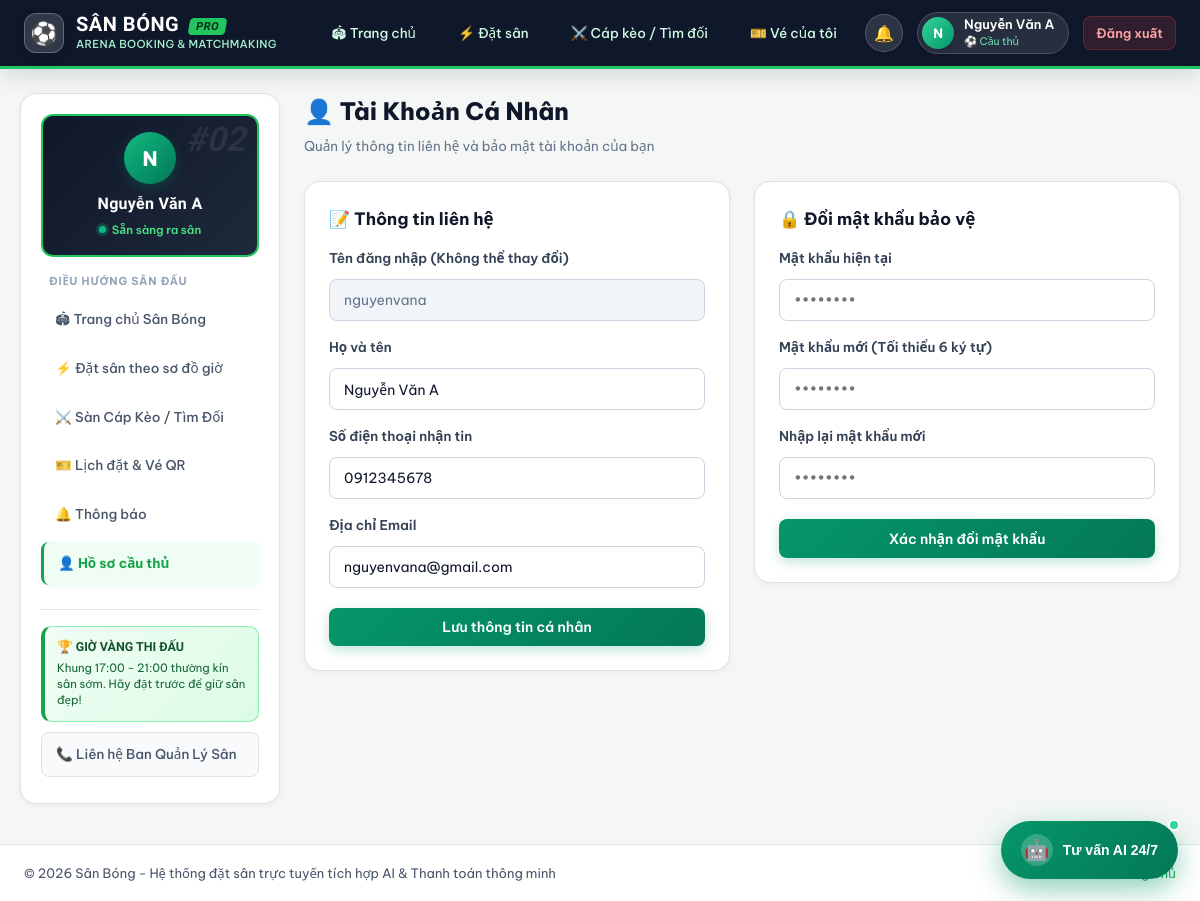
The app's page /user/profile.php (signed in) with its own data.
### tables this page shows
CREATE TABLE users (
 id INT UNSIGNED AUTO_INCREMENT PRIMARY KEY,
 username VARCHAR(60) NOT NULL UNIQUE,
 password VARCHAR(255) NOT NULL,
 full_name VARCHAR(120) NOT NULL,
 phone VARCHAR(30) NOT NULL DEFAULT '',
 email VARCHAR(160) NOT NULL UNIQUE,
 role ENUM('user','admin') NOT NULL DEFAULT 'user',
 status ENUM('active','locked') NOT NULL DEFAULT 'active',
 created_at TIMESTAMP NOT NULL DEFAULT CURRENT_TIMESTAMP
);

### includes/auth.php (called while the page is built, shortened)
<?php
require_once __DIR__ . '/../config/database.php';
function e($s) {
    return htmlspecialchars((string)$s, ENT_QUOTES, 'UTF-8');
}
function project_base() {
    static $base = null;
    if ($base === null) {
        $folder = basename(dirname(__DIR__));
        $base   = '/' . $folder . '/';
    }
    return $base;
}
function current_user() {
    global $pdo;
    $stmt = $pdo->prepare("SELECT * FROM users WHERE id = ? AND status = 'active'");
    $stmt->execute([$_SESSION['uid']]);
    $user = $stmt->fetch();
    return $user;
}
function require_login() {
    $user = current_user();
    return $user;
}

### user/profile.php (the view, shortened to what this page needs)
<?php
require_once '../includes/auth.php';
$u = require_login();
$active = 'prof';
include '../includes/header.php';
?>
<div style="margin-bottom:24px">
  <h2 style="margin:0 0 6px;font-size:24px;font-weight:800;color:#0f172a">👤 Tài Khoản Cá Nhân</h2>
  <small style="font-size:13.5px;color:#64748b">Quản lý thông tin liên hệ và bảo mật tài khoản của bạn</small>
</div>
<div style="display:grid;grid-template-columns:1fr 1fr;gap:24px;align-items:start">
  <div class="box">
    <h3 style="margin:0 0 16px;font-size:17px;color:#0f172a;display:flex;align-items:center;gap:8px">
      📝 Thông tin liên hệ
    </h3>
    <form method="post" class="form" style="max-width:100%">
      <label>Tên đăng nhập (Không thể thay đổi)</label>
      <input value="<?=e($u['username'])?>" disabled>
      <label>Họ và tên</label>
      <input name="full_name" required value="<?=e($u['full_name'])?>">
      <label>Số điện thoại nhận tin</label>
      <input name="phone" required value="<?=e($u['phone'])?>">
      <label>Địa chỉ Email</label>
      <input type="email" name="email" required value="<?=e($u['email'])?>">
      <button class="btn" style="margin-top:20px;width:100%" type="submit">Lưu thông tin cá nhân</button>
    </form>
  </div>
  <div class="box">
    <h3 style="margin:0 0 16px;font-size:17px;color:#0f172a;display:flex;align-items:center;gap:8px">
      🔒 Đổi mật khẩu bảo vệ
    </h3>
    <form method="post" class="form" style="max-width:100%">
      <label>Mật khẩu hiện tại</label>
      <input type="password" name="old" placeholder="••••••••" required>
      <label>Mật khẩu mới (Tối thiểu 6 ký tự)</label>
      <input type="password" name="new" placeholder="••••••••" required>
      <label>Nhập lại mật khẩu mới</label>
      <input type="password" name="new2" placeholder="••••••••" required>
      <button class="btn" style="margin-top:20px;width:100%" type="submit">Xác nhận đổi mật khẩu</button>
    </form>
  </div>
</div>
<?php include '../includes/footer.php'; ?>

### includes/header.php (shortened to what this page needs)
<?php
$base = project_base();
$unread_count = 0;
if (!empty($u['id']) && isset($pdo)) {
  $stmt_n = $pdo->prepare("SELECT COUNT(*) FROM notifications WHERE user_id=? AND is_read=0");
  $stmt_n->execute([$u['id']]);
  $unread_count = (int)$stmt_n->fetchColumn();
}
$open_matches_count = 0;
if (isset($pdo)) {
  try {
    $open_matches_count = (int)$pdo->query("SELECT COUNT(*) FROM match_requests WHERE status='open' AND match_date>=CURDATE()")->fetchColumn();
  } catch (Exception $e) {}
}
?><!DOCTYPE html>
<html lang="vi">
<head>
  <link rel="stylesheet" href="<?=$base?>assets/css/style.css">
</head>
<body class="user-portal">
<header class="topbar">
  <div class="topbar-container">
    <a class="brand" href="<?=$base?>index.php">
      <div class="brand-icon">⚽</div>
      <div>
        <b>SÂN BÓNG <span class="sport-badge-inline">PRO</span></b>
        <small>ARENA BOOKING & MATCHMAKING</small>
      </div>
    </a>
    <div class="tb-right">
      <a class="nav-item" href="<?=$base?>index.php">🏟 Trang chủ</a>
      <a class="nav-item <?=($active??'')==='book'?'active':''?>" href="<?=$base?>user/booking.php">⚡ Đặt sân</a>
      <a class="nav-item <?=($active??'')==='match'?'active':''?>" href="<?=$base?>user/matchmaking.php">
        ⚔️ Cáp kèo / Tìm đối
      </a>
      <a class="nav-item <?=($active??'')==='mine'?'active':''?>" href="<?=$base?>user/my-bookings.php">🎫 Vé của tôi</a>
      <?php if($u): ?>
        <a class="btn-noti" href="<?=$base?>user/notifications.php" title="Thông báo">
          🔔
        </a>
        <div class="user-chip">
          <span class="avatar"><?=e(mb_substr($u['full_name'],0,1))?></span>
          <div class="user-meta">
            <span class="uname"><?=e($u['full_name'])?></span>
            <small class="urole">⚽ Cầu thủ</small>
          </div>
        </div>
        <a class="lnk-logout" href="<?=$base?>logout.php" onclick="return confirm('Bạn chắc chắn muốn đăng xuất?')">Đăng xuất</a>
      <?php else: ?>
        <a class="btn-login" href="<?=$base?>login.php">Đăng nhập →</a>
      <?php endif; ?>
    </div>
  </div>
</header>
<div class="layout one">
  <nav class="side">
    <div class="side-user-card">
      <div class="side-jersey-num">#<?=!empty($u['id']) ? str_pad((string)($u['id'] % 99), 2, '0', STR_PAD_LEFT) : '10'?></div>
      <div class="side-avatar"><?=e(mb_substr($u['full_name']??'U',0,1))?></div>
      <div class="side-name"><?=e($u['full_name']??'Khách thăm sân')?></div>
      <div class="side-status"><span class="pulse-dot"></span> Sẵn sàng ra sân</div>
    </div>
    <div class="side-menu-group">ĐIỀU HƯỚNG SÂN ĐẤU</div>
    <?php
    $nav_items = [
      'home'  => ['index.php', '🏟 Trang chủ Sân Bóng'],
      'book'  => ['user/booking.php', '⚡ Đặt sân theo sơ đồ giờ'],
      'match' => ['user/matchmaking.php', '⚔️ Sàn Cáp Kèo / Tìm Đối' . ($open_matches_count ? ' <span class="badge-mini green">'.$open_matches_count.'</span>' : '')],
      'mine'  => ['user/my-bookings.php', '🎫 Lịch đặt & Vé QR'],
      'noti'  => ['user/notifications.php', '🔔 Thông báo' . ($unread_count ? ' <span class="badge-mini">'.$unread_count.'</span>' : '')],
      'prof'  => ['user/profile.php', '👤 Hồ sơ cầu thủ']
    ];
    foreach($nav_items as $k => $v):
    ?>
      <a class="side-link <?=($active??'')===$k?'on':''?>" href="<?=$base.$v[0]?>"><span><?=$v[1]?></span></a>
    <?php endforeach; ?>
    <div class="side-footer">
      <div class="pitch-mini-card">
        <b>🏆 GIỜ VÀNG THI ĐẤU</b>
        <small>Khung 17:00 - 21:00 thường kín sân sớm. Hãy đặt trước để giữ sân đẹp!</small>
      </div>
      <a class="side-support-btn" href="<?=$base?>index.php#contact">📞 Liên hệ Ban Quản Lý Sân</a>
    </div>
  </nav>
  <main class="user-main">

### records on screen
users: full_name "N", full_name "Nguyễn Văn A", username "nguyenvana", phone "0912345678", email "nguyenvana@gmail.com"

### other values on screen
$v[1] "🏟 Trang chủ Sân Bóng"
$v[1] "⚡ Đặt sân theo sơ đồ giờ"
$v[1] "⚔️ Sàn Cáp Kèo / Tìm Đối"
$v[1] "🎫 Lịch đặt & Vé QR"
$v[1] "🔔 Thông báo"
$v[1] "👤 Hồ sơ cầu thủ"
